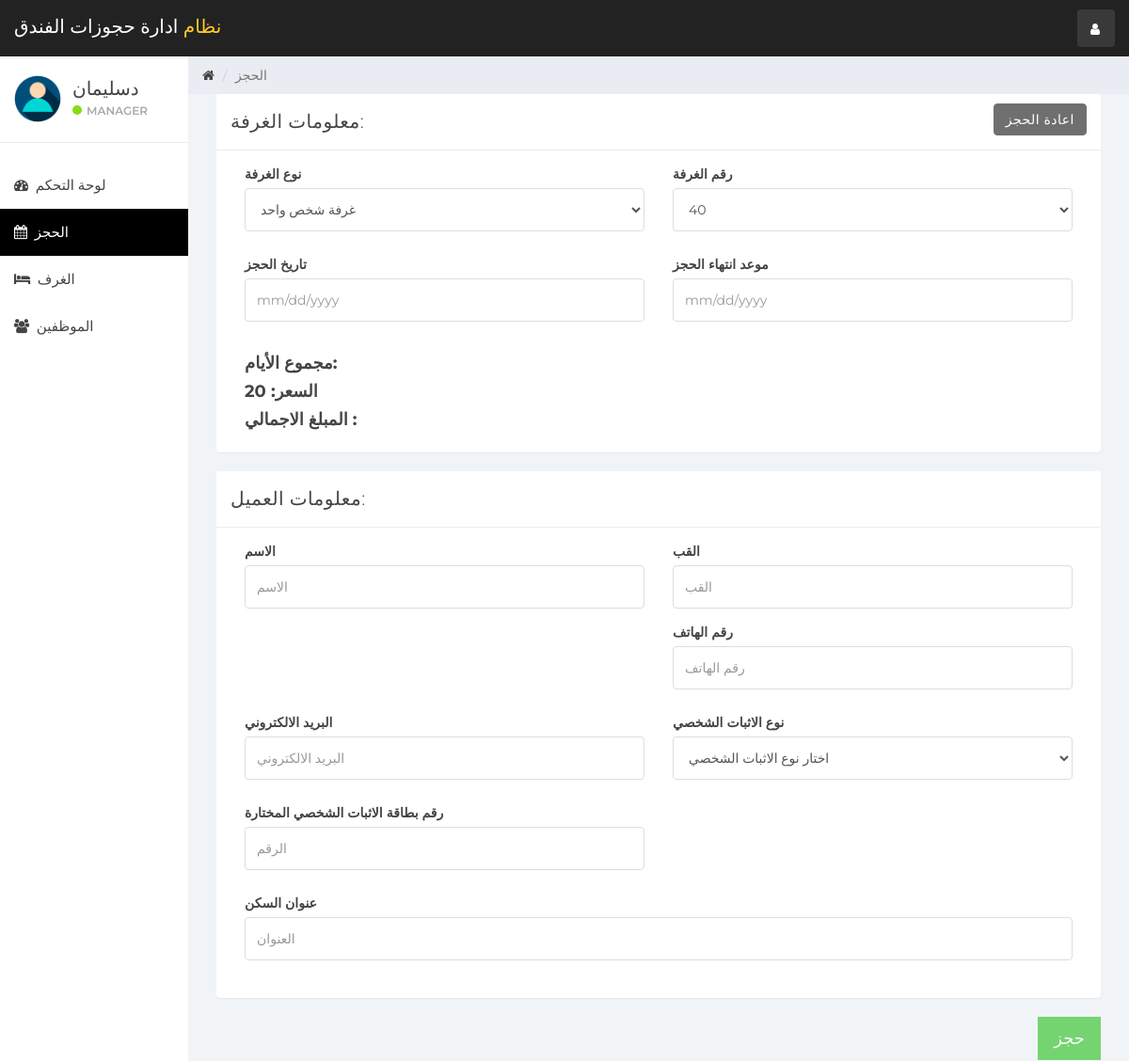
Page /index.php?reservation&room_id=29&room_type_id=1 (signed in) on the committed database.
### tables this page shows
CREATE TABLE `user` (
  `id` int(11) NOT NULL,
  `name` varchar(100) NOT NULL,
  `username` varchar(15) NOT NULL,
  `email` varchar(100) NOT NULL,
  `password` varchar(100) NOT NULL,
  `created_at` timestamp NOT NULL DEFAULT current_timestamp()
);

CREATE TABLE `room` (
  `room_id` int(10) NOT NULL,
  `room_type_id` int(10) NOT NULL,
  `room_no` varchar(10) NOT NULL,
  `status` tinyint(1) DEFAULT NULL,
  `check_in_status` tinyint(1) NOT NULL,
  `check_out_status` tinyint(1) NOT NULL,
  `deleteStatus` tinyint(1) DEFAULT 0
);

CREATE TABLE `room_type` (
  `room_type_id` int(10) NOT NULL,
  `room_type` varchar(100) NOT NULL,
  `price` int(10) NOT NULL,
  `max_person` int(10) NOT NULL
);

### reservation.php (the view, shortened to what this page needs)
<?php
if (isset($_GET['room_id'])){
    $get_room_id = $_GET['room_id'];
    $get_room_sql = "SELECT * FROM room NATURAL JOIN room_type WHERE room_id = '$get_room_id'";
    $get_room_result = mysqli_query($connection,$get_room_sql);
    $get_room = mysqli_fetch_assoc($get_room_result);
    $get_room_type_id = $get_room['room_type_id'];
    $get_room_type = $get_room['room_type'];
    $get_room_no = $get_room['room_no'];
    $get_room_price = $get_room['price'];
}
?>
<div class="col-sm-9 col-sm-offset-3 col-lg-10 col-lg-offset-2 main">
    <div class="row">
        <ol class="breadcrumb">
            <li><a href="#">
                    <em class="fa fa-home"></em>
                </a></li>
            <li class="active">الحجز</li>
        </ol>
    </div>
    <div class="row">
        <div class="col-lg-12">
            <form role="form" id="booking" data-toggle="validator">
                <div class="col-lg-12">
                    <?php
                    if (isset($_GET['room_id'])){?>
                        <div class="panel panel-default">
                            <div class="panel-heading">معلومات الغرفة:
                                <a class="btn btn-secondary pull-right" href="index.php?room_mang">اعادة الحجز</a>
                            </div>
                            <div class="panel-body">
                                <div class="form-group col-lg-6">
                                    <label>نوع الغرفة</label>
                                    <select class="form-control" id="room_type" data-error="اختار نوع الغرفة" required>
                                        <option selected value="<?php echo $get_room_type_id; ?>"><?php echo $get_room_type; ?></option>
                                    </select>
                                </div>
                                <div class="form-group col-lg-6">
                                    <label>رقم الغرفة</label>
                                    <select class="form-control" id="room_no" onchange="fetch_price(this.value)" required data-error="رقم الغرفة">
                                        <option selected value="<?php echo $get_room_id; ?>"><?php echo $get_room_no; ?></option>
                                    </select>
                                </div>
                                <div class="form-group col-lg-6">
                                    <label>تاريخ الحجز</label>
                                    <input type="text" class="form-control" placeholder="mm/dd/yyyy" id="check_in_date" data-error="اختار تاريخ الحجز" required>
                                </div>
                                <div class="form-group col-lg-6">
                                    <label>موعد انتهاء الحجز</label>
                                    <input type="text" class="form-control" placeholder="mm/dd/yyyy" id="check_out_date" data-error="اختار " required>
                                </div>
                                <div class="col-lg-12">
                                    <h4 style="font-weight: bold">مجموع الأيام: <span id="staying_day"></span> </h4>
                                    <h4 style="font-weight: bold">السعر: <span id="price"><?php echo $get_room_price; ?></span> </h4>
                                    <h4 style="font-weight: bold">المبلغ الاجمالي : <span id="total_price"></span> </h4>
                                </div>
                            </div>
                        </div>
                    <?php }
                    ?>
                    <div class="panel panel-default">
                        <div class="panel-heading">معلومات العميل:</div>
                        <div class="panel-body">
                            <div class="form-group col-lg-6">
                                <label>الاسم </label>
                                <input class="form-control" placeholder="الاسم" id="first_name" data-error="Enter First Name" required>
                            </div>
                            <div class="form-group col-lg-6">
                                <label>القب</label>
                                <input class="form-control" placeholder="القب" id="last_name">
                            </div>
                            <div class="form-group col-lg-6">
                                <label>رقم الهاتف</label>
                                <input type="number" class="form-control" data-error="أدخل 10 أرقام كحد أدنى" data-minlength="10" placeholder="رقم الهاتف" id="contact_no" required>
                            </div>
                            <div class="form-group col-lg-6">
                                <label>البريد الالكتروني</label>
                                <input type="email" class="form-control" placeholder="البريد الالكتروني" id="email" data-error="Enter Valid Email Address" required>
                            </div>
                            <div class="form-group col-lg-6">
                                <label>نوع الاثبات الشخصي</label>
                                <select class="form-control" id="id_card_id" data-error="Select ID Card Type" required onchange="validId(this.value);">
                                    <option selected disabled>اختار نوع الاثبات الشخصي </option>
                                </select>
                            </div>
                            <div class="form-group col-lg-6">
                                <label>رقم بطاقة الاثبات الشخصي المختارة</label>
                                <input type="text" class="form-control" placeholder="الرقم" id="id_card_no" data-error="Enter Valid ID Card No" required>
                            </div>
                            <div class="form-group col-lg-12">
                                <label>عنوان السكن</label>
                                <input type="text" class="form-control" placeholder="العنوان" id="address" required>
                            </div>
                        </div>
                    </div>
                    <button type="submit" class="btn btn-lg btn-success pull-right" style="border-radius:0%">حجز</button>
                </div>
            </form>
        </div>
    </div>
</div>

### sidebar.php (shortened to what this page needs)
<div id="sidebar-collapse" class="col-sm-3 col-lg-2 sidebar">
    <div class="profile-sidebar">
        <div class="profile-userpic">
            <img src="img/user.png" class="img-responsive" alt="">
        </div>
        <div class="profile-usertitle">
            <div class="profile-usertitle-name"><?php echo $user['name'];?></div>
            <div class="profile-usertitle-status"><span class="indicator label-success"></span>Manager</div>
        </div>
    </div>
    <ul class="nav menu">
    <?php
        if (isset($_GET['dashboard'])){ ?>
            <li class="active">
                <a href="index.php?dashboard"><em class="fa fa-dashboard">&nbsp;</em>
                   لوحة التحكم
                </a>
            </li>
        <?php } else{?>
            <li>
                <a href="index.php?dashboard"><em class="fa fa-dashboard">&nbsp;</em>
                    لوحة التحكم
                </a>
            </li>
        <?php }
        if (isset($_GET['reservation'])){ ?>
            <li class="active">
            <a href="index.php?reservation"><em class="fa fa-calendar">&nbsp;</em>
                    الحجز
                </a>
            </li>
        <?php }
        if (isset($_GET['room_mang'])){ ?>
            <li class="active">
                <a href="index.php?room_mang"><em class="fa fa-bed">&nbsp;</em>
                    الغرف
                </a>
            </li>
        <?php } else{?>
            <li>
            <a href="index.php?room_mang"><em class="fa fa-bed">&nbsp;</em>
                    الغرف
                </a>
            </li>
        <?php }
        if (isset($_GET['staff_mang'])){ ?>
            <li class="active">
                <a href="index.php?staff_mang"><em class="fa fa-users">&nbsp;</em>
                الموظفين
                </a>
            </li>
        <?php } else{?>
            <li>
                <a href="index.php?staff_mang"><em class="fa fa-users">&nbsp;</em>
                    الموظفين
                </a>
            </li>
        <?php }
        ?>
    </ul>
</div>

### css/styles.css (style rules this page uses)
body { background: #f1f4f7; padding-top: 60px; font-size: 14px; color: #444444; font-family: "Montserrat", "Helvetica Neue", Helvetica, Arial, sans-serif; }
a, a:hover, a:focus { color: #444444; }
h1, h2, h3, h4, h5, h6 { color: #444444; }
h3, h4 { font-weight: 300; }
input.form-control { border: 1px solid #ddd; box-shadow: none; height: 46px; }
select.form-control { border: 1px solid #ddd; box-shadow: none; height: 46px; }
.btn-secondary, .btn-secondary:hover, .btn-secondary:focus, .btn-secondary:active, .btn-secondary.active, .open > .dropdown-toggle.btn-secondary, .btn-secondary.disabled, .btn-secondary[disabled], fieldset[disabled] .btn-secondary, .btn-secondary.disabled:hover, .btn-secondary[disabled]:hover, fieldset[disabled] .btn-secondary:hover, .btn-secondary.disabled:focus, .btn-secondary[disabled]:focus, fieldset[disabled] .btn-secondary:focus, .btn-secondary.disabled:active, .btn-secondary[disabled]:active, fieldset[disabled] .btn-secondary:active, .btn-secondary.disabled.active, .btn-secondary[disabled].active, fieldset[disabled] .btn-secondary.active { background-color: #6f6f6f; border-color: #6f6f6f; color: white; }
.btn-success, .btn-success:hover, .btn-success:focus, .btn-success:active, .btn-success.active, .open > .dropdown-toggle.btn-success, .btn-success.disabled, .btn-success[disabled], fieldset[disabled] .btn-success, .btn-success.disabled:hover, .btn-success[disabled]:hover, fieldset[disabled] .btn-success:hover, .btn-success.disabled:focus, .btn-success[disabled]:focus, fieldset[disabled] .btn-success:focus, .btn-success.disabled:active, .btn-success[disabled]:active, fieldset[disabled] .btn-success:active, .btn-success.disabled.active, .btn-success[disabled].active, fieldset[disabled] .btn-success.active { background-color: #32c328; border-color: #32c328; }
.label-success { background-color: #8ad919; }
.panel { border: 0; }
.panel-heading { font-size: 20px; font-weight: 300; letter-spacing: 0.025em; height: 60px; line-height: 38px; }
.panel-default .panel-heading { background: #fff; border-bottom: 1px solid #e9ecf2; color: #444444; }
.sidebar { display: block; padding: 0; display: none; box-shadow: none; background: #fff; }
.sidebar ul { margin: 20px 0px; }
@media (min-width: 768px) { .sidebar { display: block; position: fixed; top: 60px; bottom: 0; left: 0; z-index: 1000; display: block; margin: 0; padding: 0; overflow-x: hidden; overflow-y: auto; } }
.sidebar ul.nav .active a, .sidebar ul.nav li.parent a.active, .sidebar ul.nav .active > a:hover, .sidebar ul.nav li.parent a.active:hover, .sidebar ul.nav .active > a:focus, .sidebar ul.nav li.parent a.active:focus { color: #fff; background-color: #000000; }
.sidebar ul.nav li a { height: 50px; font-size: 15px; line-height: 2em; color: #444444; }
.profile-sidebar { padding: 10px 0; border-bottom: 1px solid #e9ecf2; }
.indicator { width: 10px; height: 10px; display: inline-block; border-radius: 9999px; margin-right: 5px; }
.profile-userpic img { float: left; margin: 10px 0px 0px 15px; width: 50px; height: 50px; border-radius: 9999px !important; }
.profile-usertitle { float: left; text-align: left; margin: 10px 0 0 12px; }
.profile-usertitle-name { font-size: 20px; margin-bottom: 0px; }
.profile-usertitle-status { text-transform: uppercase; color: #aaa; font-size: 12px; font-weight: 600; margin-bottom: 15px; }
.breadcrumb { border-radius: 0; padding: 10px 15px 10px 15px; background: #e9ecf2; margin: 0; }

### rows in the picture
user: name "دسليمان"
room: room_type.room_type "غرفة شخص واحد", room_no "40", room_type.price "20"
